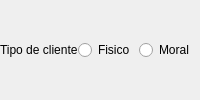
                 <widget class="QWidget" name="contenedor_opcionesclientes" native="true">
                  <property name="maximumSize">
                   <size>
                    <width>16777215</width>
                    <height>16777215</height>
                   </size>
                  </property>
                  <layout class="QGridLayout" name="gridLayout_14">
                   <property name="leftMargin">
                    <number>0</number>
                   </property>
                   <property name="topMargin">
                    <number>0</number>
                   </property>
                   <property name="rightMargin">
                    <number>0</number>
                   </property>
                   <property name="bottomMargin">
                    <number>0</number>
                   </property>
                   <property name="spacing">
                    <number>0</number>
                   </property>
                   <item row="0" column="1">
                    <widget class="QRadioButton" name="btnRadio_wpc_clienteFisico">
                     <property name="minimumSize">
                      <size>
                       <width>0</width>
                       <height>0</height>
                      </size>
                     </property>
                     <property name="text">
                      <string>Fisico</string>
                     </property>
                    </widget>
                   </item>
                   <item row="0" column="2">
                    <widget class="QRadioButton" name="btnRadio_wpc_clienteMoral">
                     <property name="minimumSize">
                      <size>
                       <width>0</width>
                       <height>0</height>
                      </size>
                     </property>
                     <property name="text">
                      <string>Moral</string>
                     </property>
                    </widget>
                   </item>
                   <item row="0" column="0">
                    <widget class="QLabel" name="etiqueta_wpc_tipo_cliente">
                     <property name="minimumSize">
                      <size>
                       <width>0</width>
                       <height>0</height>
                      </size>
                     </property>
                     <property name="text">
                      <string>Tipo de cliente</string>
                     </property>
                    </widget>
                   </item>
                  </layout>
                 </widget>
